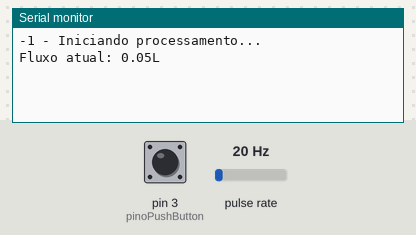
A sketch run on a simulated Arduino Mega 2560, built with avr-gcc and run on an emulated ATmega2560. Shown: the last lines printed to the serial monitor. Wiring (inferred from the names in the program): pulse sensor: data pin 2. The test bench sets the inputs (shaded band); at power-on: pin 3 (pinoPushButton) HIGH, pulse rate 20 Hz. The local clock reads 2024-03-15 10:24:30 at power-on unless the sketch sets it; storage starts empty.

Above: at 1.2 s.
1.3 s: pin 3 (pinoPushButton) pulled LOW for 0.15 s
At 1.86 s:
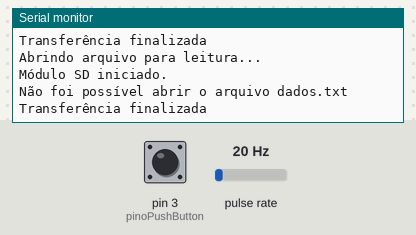
2.9 s: pulse rate (sensor on pin 2) set to 4 Hz
At 3.4 s:
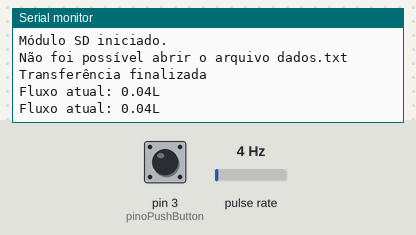
4.4 s: pulse rate (sensor on pin 2) set to 50 Hz
At 5.7 s:
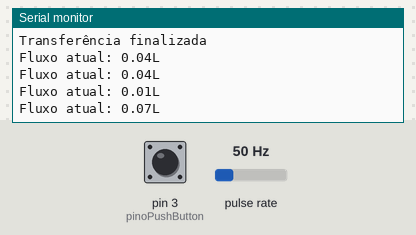
5.9 s: pin 3 (pinoPushButton) pulled LOW for 1 s
At 6.8 s:
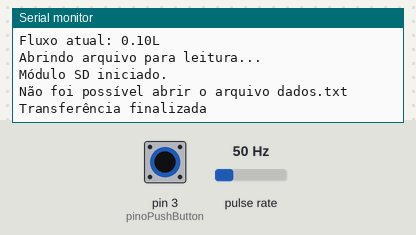
Timing chart, 0 to 8.9 s (numbered marks = the images above; inputs shaded):
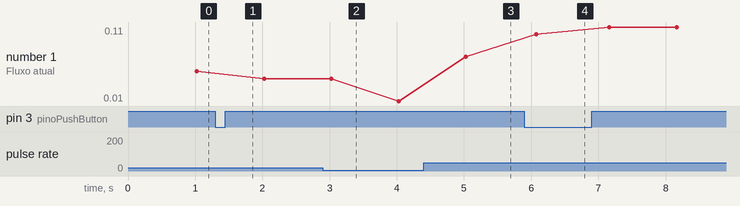

Measured:
- after the input at 1.3 s, the serial monitor: prints a new line at once (image 1)
- after the input at 4.4 s, the serial monitor: prints a new line after 0.63 s (image 3)
- after the input at 5.9 s, the serial monitor: prints a new line at once (image 4)
- plotted number 1: 0.05 → 0.04 after the input at 1.3 s, 0.04 → 0.01 after the input at 2.9 s, 0.01 → 0.07 after the input at 4.4 s

The sketch:

Medidor_Fluxo_Agua.ino
```cpp
#include <EEPROM.h>
#include <Wire.h>
#include "RTClib.h"
#include <SPI.h>
#include <SD.h>
RTC_DS1307 rtc;

//Define se os comandos "log" serão printados no serial
const boolean EXIBIR_LOG = true;

//Define se a EEPROM pode ser usada
const boolean UTILIZAR_EEPROM = true;

const byte pinoSensorFluxo = 2; //Pino de entrada dos valores de fluxo de água
const byte pinoPushButton = 3;  //Pino de entrada do comando de transmissão por Bluetooth
const byte pinoLeitorSD = 53;   //Entrada conectada ao pino CS do modulo microSD
volatile int pulsosSensorFluxo; //A quantidade de pulsos precisa ser volátil para garantir que será atualizada corretamente durante as interrupções

File arquivoTXT;

float somatorioFluxo = 0.0f;
int segundosPassados = 0;
int minutosPassados = 0;

String horaInicioLinha = String();
String linhaDeDados = String();

void setup()
{
  pinMode(pinoSensorFluxo, INPUT);               //Seta o pino como entrada
  attachInterrupt(0, ContaPulsos, RISING);       //Configura a interrupção 0 para executar a função ContaPulsos (RISING: LOW -> HIGH)
  attachInterrupt(1, TransferirArquivo, CHANGE); //Configura a interrpução 1 para transmitir o arquivo por BluetoothS

  Serial.begin(9600); //Inicializa Serial

  Wire.begin();
  if (!rtc.begin())
  {
    log("Modulo RTC não encontrado...");
    while (1)
      ;
  }

  if (!rtc.isrunning())
  {
    log("RTC não esta sendo executado!");
  }
  //Utilizar as linhas abaixo para sincronizar o rtc, manualmente, ou usando __DATE__ e __TIME__
  //rtc.adjust(DateTime(2017, 4, 1, 13, 29, 5));
  //rtc.adjust(DateTime(F(__DATE__), F(__TIME__)));

  if (!SD.begin(pinoLeitorSD))
  {
    log("Modulo Cartao SD não foi iniciado!");
    return;
  }

  log(ObterDateTimeAtual() + " - Iniciando processamento...");
}

void loop()
{
  pulsosSensorFluxo = 0; // Resetando o contador para fazer a contagem por 1 segundo novamente
  interrupts();          //Ativa interrupções no Arduino
  delay(1000);           //Espera por 1 segundo (contabilizando os pulsos)
  noInterrupts();        //Desativa as interrupções para fazer o cálculo do segundo

  somatorioFluxo += CalcularFluxo();

  int val = digitalRead(pinoPushButton); // Lendo o pino controlado pelo Pushbutton
  if (val != HIGH)
  { // Se estiver sendo pressionado (LOW), transfere por Bluetooth
    TransferirArquivo();
  }

  //Verifica se alguma acao vai ser tomada (Escrever na EEPROM, ou enviar para o arquivo TXT)
  ExecutarAcao();
}

//Emite um Serial.println baseado numa variável global
void log(String texto)
{
  if (EXIBIR_LOG)
  {
    Serial.println(texto);
  }
}

//Cada pulso indica que 2.25mL de líquido passaram pelo sensor
void ContaPulsos()
{
  pulsosSensorFluxo++; //Toda vez que uma interrupção for ativada, a quantidade de pulsos é incrementada
}

float CalcularFluxo()
{
  log(String("Fluxo atual: " + String((pulsosSensorFluxo * 2.25) / 1000) + "L"));
  return ((pulsosSensorFluxo * 2.25) / 1000); //Calculando quantos litros passaram naquele segundo
}

//Executa acoes na EEPROM, ou no SD, caso seja atingido um momento especifico
void ExecutarAcao()
{

  if (segundosPassados == 0 && minutosPassados == 0)
  {
    //Obtendo o horário atual, para gravar na linha do arquivo
    horaInicioLinha = ObterDateTimeAtual();
  }

  segundosPassados++;

  if (segundosPassados == 60)
  {
    //Grava o somatório acumulado no minuto
    GravarEEPROM(minutosPassados, somatorioFluxo);

    somatorioFluxo = 0;
    segundosPassados = 0;
    minutosPassados++;

    if (minutosPassados == 60)
    {
      //Lendo os 60 registros referentes à uma hora
      linhaDeDados = horaInicioLinha + ';' + LerEEPROM(0, 60);
      log(linhaDeDados);

      //Gravar no SD
      GravarLinhaArquivo(linhaDeDados);
      segundosPassados = 0;
      minutosPassados = 0;
    }
  }
}

String ObterDateTimeAtual()
{
  String dataFormatada = "";
  interrupts(); //Ativa interrupções para capturar a hora atual
  DateTime now = rtc.now();
  noInterrupts(); //Desativa as interrupções para evitar que os pulsos aumentem

  int year = now.year();
  int month = now.month();
  int day = now.day();
  int hour = now.hour();
  int minute = now.minute();
  int second = now.second();

  //Padrão ISO 8601 (YYYY-MM-DD HH:mm:SS)
  dataFormatada = printf("%4d-%02d-%02d %d:%02d:%02d", year, month, day, hour, minute, second);
  return dataFormatada;
}

void GravarEEPROM(int posicao, float valor)
{
  int posicaoFloat = posicao * sizeof(float);

  if (posicao <= EEPROM.length())
  {
    if (UTILIZAR_EEPROM)
      EEPROM.put(posicaoFloat, valor);

    log("Valor " + String(valor) + " escrito no endereco " + String(posicaoFloat) + "~" + String(posicaoFloat + sizeof(float)));
  }
}

String LerEEPROM(int posInicial, int posFinal)
{
  String textoLido = String();
  float valorResgatado = 0.0f;
  int posFinalFloat = posFinal * sizeof(float);

  for (int i = posInicial; i < posFinalFloat; i += sizeof(float))
  {
    if (UTILIZAR_EEPROM)
      EEPROM.get(i, valorResgatado);

    log("Valor " + String(valorResgatado) + " lido no endereco " + String(i) + "~" + String(i + sizeof(float)));
    textoLido += String(valorResgatado);

    if (textoLido != "")
    {
      textoLido += ";";
    }
  }
  return textoLido;
}

void GravarLinhaArquivo(String linhaDeDados)
{
  interrupts(); //Ativa interrupções para manipular cartao SD

  //Abre ou cria o arquivo, caso não exista
  arquivoTXT = SD.open("dados.txt", FILE_WRITE);

  //Se foi possivel abrir o arquivo, escreve a linha:
  if (arquivoTXT)
  {
    log("Escrevendo linha no arquivo dados.txt...");
    arquivoTXT.println(linhaDeDados);

    //Fechando o arquivo:
    arquivoTXT.close();
    log("Gravacao efetuada com sucesso!");
  }
  else
  {
    //Se o arquivo não pode ser aberto, printa erro:
    log("Erro ao abrir o arquivo dados.txt...");
  }
  noInterrupts(); //Desativa as interrupções para evitar que os pulsos aumentem
}

void TransferirArquivo()
{

  log("Abrindo arquivo para leitura...");

  if (!SD.begin(53))
  {
    log("Erro ao iniciar módulo SD!");
    return;
  }

  log("Módulo SD iniciado.");

  arquivoTXT = SD.open("dados.txt", FILE_READ);

  if (arquivoTXT)
  {
    //Envia o nome do arquivo como .csv para gravação no dispositivo de destino
    Serial1.println("#FNA#dados.csv#FNA#");

    //InicioConteudoArquivo
    Serial1.println("#SOF#");

    // Enquanto houver conteúdo para ler, transmite cada linha do arquivo:
    while (arquivoTXT.available())
      Serial1.print(arquivoTXT.readStringUntil('\n'));

    //FimConteudoArquivo
    Serial1.write("#EOF#");

    arquivoTXT.close();
  }
  else
  {
    log("Não foi possível abrir o arquivo dados.txt");
  }

  log("Transferência finalizada");
}
```
